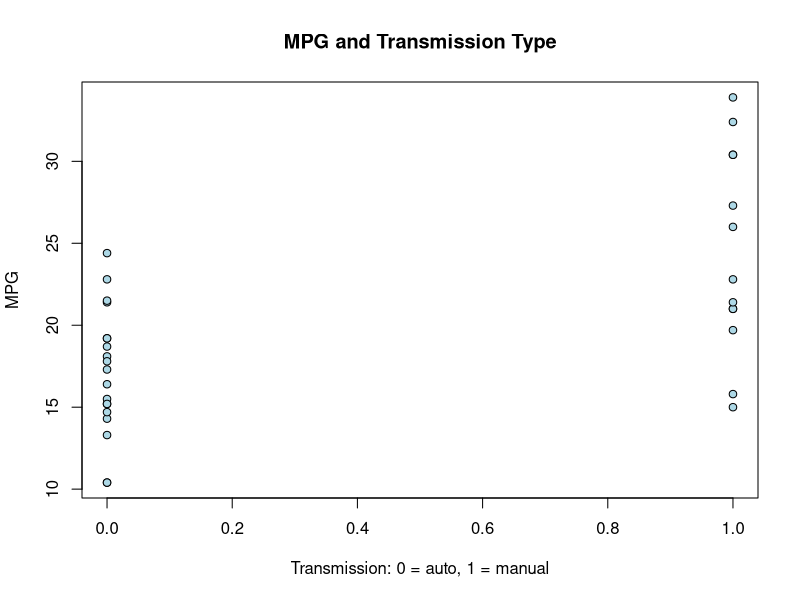
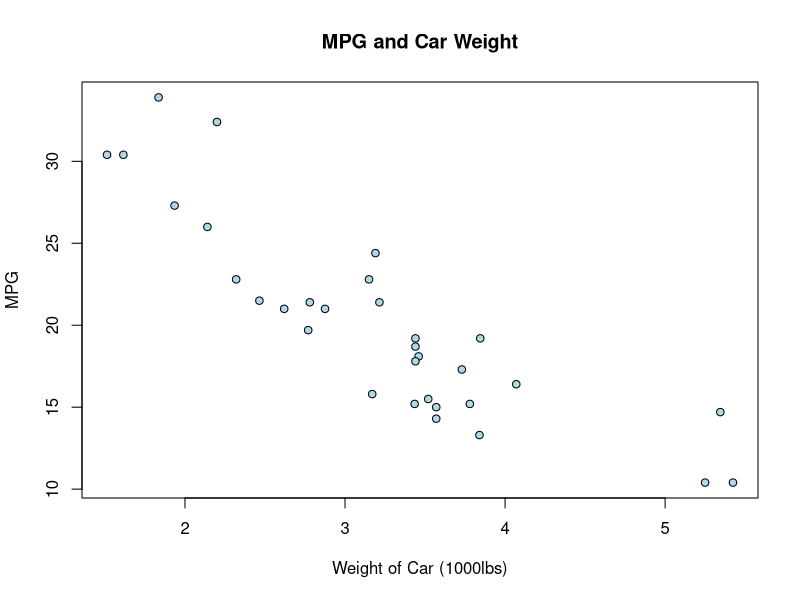
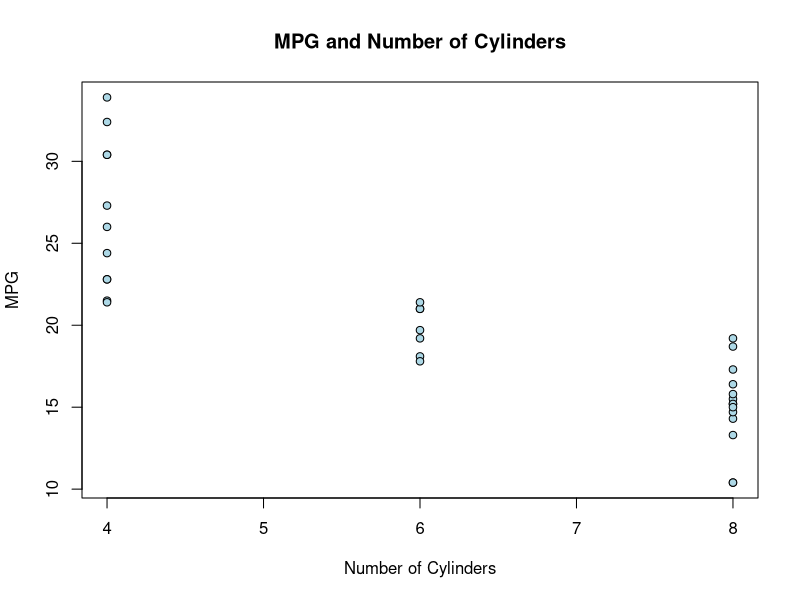
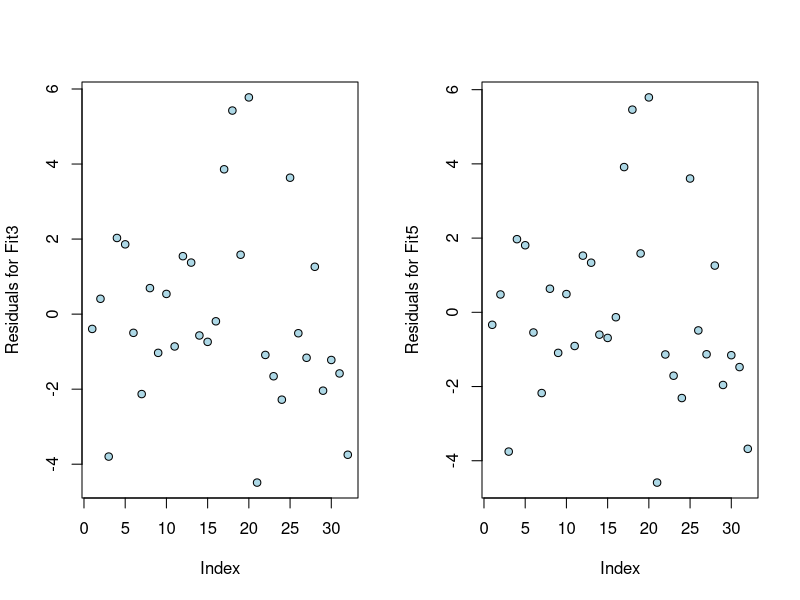
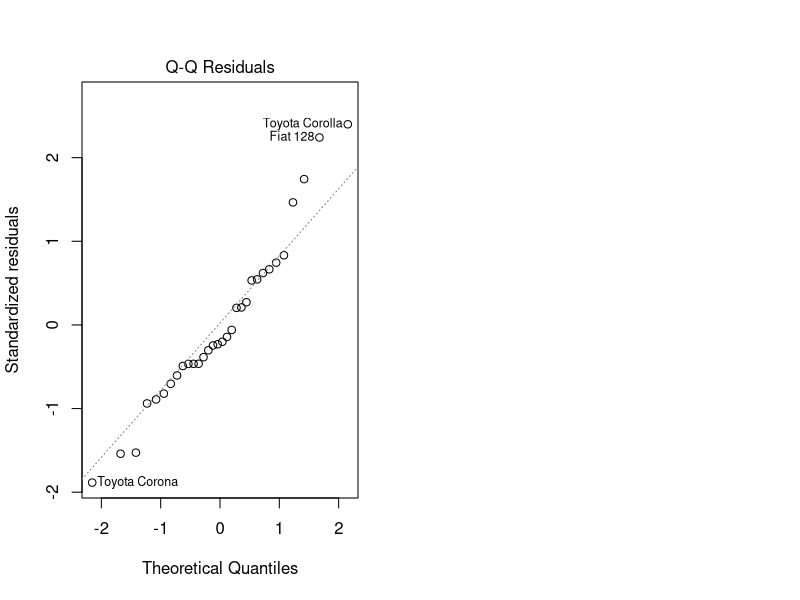

The R source for these figures, in order:
## ---- chunk 1
knitr::opts_chunk$set(echo = TRUE, fig.width = 6, fig.height = 3)
#mean of mpg for auto versus manual
a <- mean(mtcars$mpg[which(mtcars$am == 1)])
m <- mean(mtcars$mpg[which(mtcars$am == 0)])
diff <- a-m
diff <- round(diff, 3)
## ---- chunk 2
#mean of mpg for auto versus manual
mean(mtcars$mpg[which(mtcars$am == 1)])
mean(mtcars$mpg[which(mtcars$am == 0)])

#plot graph
with(mtcars, plot(am, mpg,pch = 21, bg = "lightblue", cex = 1, main = "MPG and Transmission Type", xlab = "Transmission: 0 = auto, 1 = manual", ylab = "MPG"))

#test if difference in means of two types is statistically different
ttest <- t.test(mtcars$mpg[which(mtcars$am == 1)], mtcars$mpg[which(mtcars$am == 0)])
pvalue <- ttest$p.value
## ---- chunk 3
fit <- lm(mpg ~ factor(am), data = mtcars)

round(summary(fit)$coef,6)
## ---- chunk 4
fit2 <- lm(mpg ~ factor(am) + wt, data = mtcars)
fit3 <- lm(mpg ~ factor(am) + wt + factor(cyl), data = mtcars)
anova(fit, fit2, fit3)
## ---- chunk 5
fit4 <- lm(mpg~wt, data = mtcars)
fit5 <- lm(mpg ~ wt + factor(cyl), data = mtcars)
anova(fit4,fit5, fit3)
## ---- chunk 6
fit6 <- lm(mpg~wt+factor(cyl)+disp, data = mtcars)
round(summary(fit6)$coef,3)
## ---- chunk 7
with(mtcars, plot(wt, mpg, pch = 21, bg = "lightblue", cex = 1, main = "MPG and Car Weight", xlab = "Weight of Car (1000lbs)", ylab = "MPG"))
with(mtcars, plot(cyl, mpg, pch = 21, bg = "lightblue", cex = 1, main = "MPG and Number of Cylinders", xlab = "Number of Cylinders", ylab = "MPG"))

## ---- chunk 8
#sum of squared residuals after fitting first model (fit)
resfit <- round(sum(resid(fit)^2),3)

#after adding weight and cyl (fit3)
resfit3 <- round(sum(resid(fit3)^2),3)

#including only weight and cyl (fit5)
resfit5 <- round(sum(resid(fit5)^2),3)
## ---- chunk 9
par(mfrow=c(1,2)) 
plot(resid(fit3), pch = 21, bg = "lightblue", cex = 1, ylab = "Residuals for Fit3")
plot(resid(fit5), pch = 21, bg = "lightblue", cex = 1, ylab = "Residuals for Fit5")
## ---- chunk 10
fit5[1]$coefficients

car <- round(predict(fit5, newdata = data.frame(wt = 1, cyl = 8)),3)
## ---- chunk 11
#qqplot 
plot(fit5, which=2)
